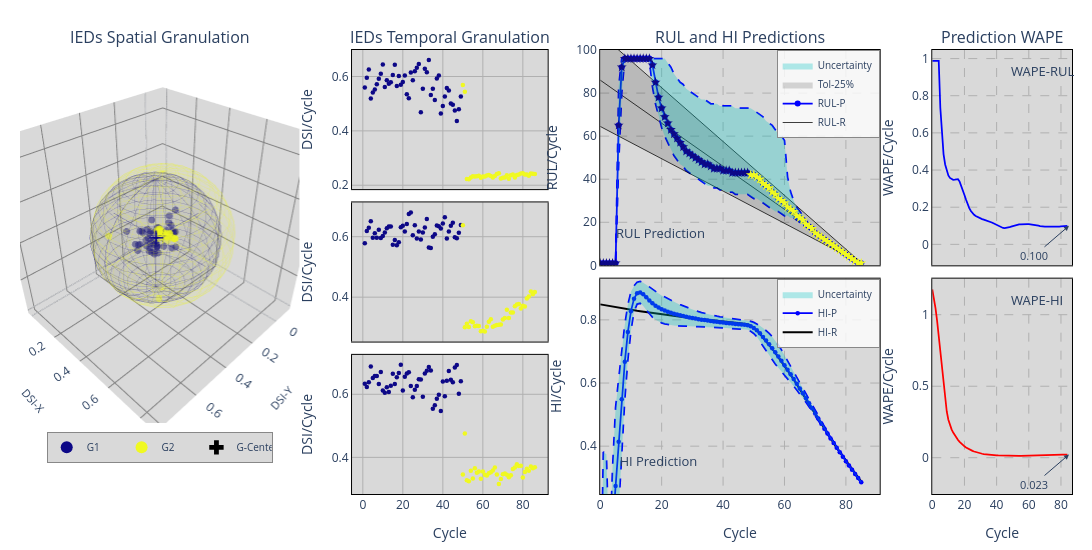

The code cell stored with this chart in its notebook:
### Code cell
PlotDSI_3D_PLY(teda,xi=0, yf=100)
